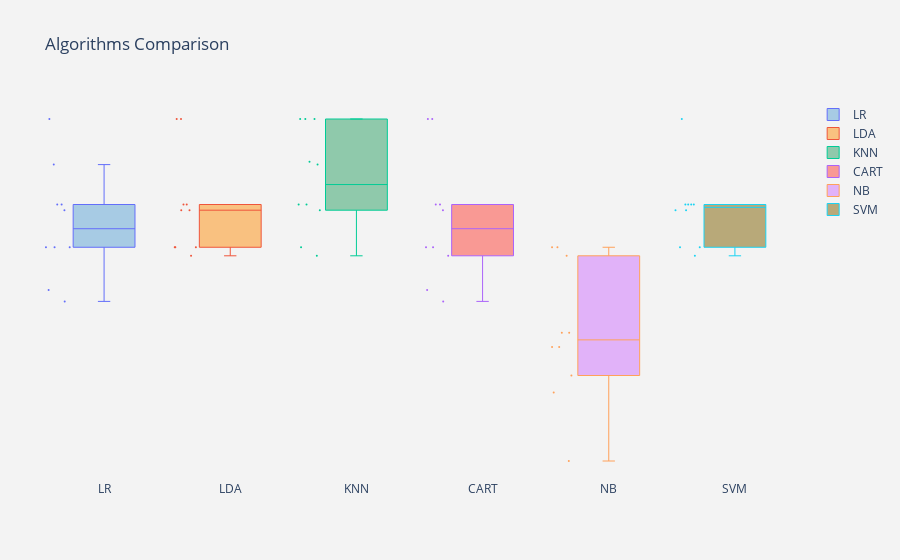

The code cell stored with this chart in its notebook:
### Code cell
import plotly.graph_objects as go

x_data = names

N = 50

y_data = results

colors = ['rgba(93, 164, 214, 0.5)', 'rgba(255, 144, 14, 0.5)', 'rgba(44, 160, 101, 0.5)',
          'rgba(255, 65, 54, 0.5)', 'rgba(207, 114, 255, 0.5)', 'rgba(127, 96, 0, 0.5)']

fig = go.Figure()

for xd, yd, cls in zip(x_data, y_data, colors):
        fig.add_trace(go.Box(
            y=yd,
            name=xd,
            boxpoints='all',
            jitter=0.5,
            whiskerwidth=0.2,
            fillcolor=cls,
            marker_size=2,
            line_width=1)
        )

fig.update_layout(
    title='Algorithms Comparison',
    yaxis=dict(
        autorange=True,
        showgrid=True,
        zeroline=True,
        dtick=5,
        gridcolor='rgb(255, 255, 255)',
        gridwidth=1,
        zerolinecolor='rgb(255, 255, 255)',
        zerolinewidth=2,
    ),
    margin=dict(
        l=40,
        r=30,
        b=80,
        t=100,
    ),
    paper_bgcolor='rgb(243, 243, 243)',
    plot_bgcolor='rgb(243, 243, 243)',
    showlegend=True
)

fig.show()

### Figure 1 — Plotly figure (JSON) as saved in the notebook; plotly's stock layout.template omitted (floating-point values rounded to 4 significant figures)
{"data": [{"boxpoints": "all", "fillcolor": "rgba(93, 164, 214, 0.5)", "jitter": 0.5, "line": {"width": 1}, "marker": {"size": 2}, "name": "LR", "type": "box", "whiskerwidth": 0.2, "y": [0.875, 0.75, 0.8125, 0.8125, 0.875, 0.8125, 1, 0.9333, 0.8667, 0.7333]}, {"boxpoints": "all", "fillcolor": "rgba(255, 144, 14, 0.5)", "jitter": 0.5, "line": {"width": 1}, "marker": {"size": 2}, "name": "LDA", "type": "box", "whiskerwidth": 0.2, "y": [0.875, 0.875, 0.8125, 0.8125, 1, 0.8125, 1, 0.8667, 0.8667, 0.8]}, {"boxpoints": "all", "fillcolor": "rgba(44, 160, 101, 0.5)", "jitter": 0.5, "line": {"width": 1}, "marker": {"size": 2}, "name": "KNN", "type": "box", "whiskerwidth": 0.2, "y": [1, 0.875, 0.875, 0.9375, 0.8125, 1, 1, 0.8, 0.8667, 0.9333]}, {"boxpoints": "all", "fillcolor": "rgba(255, 65, 54, 0.5)", "jitter": 0.5, "line": {"width": 1}, "marker": {"size": 2}, "name": "CART", "type": "box", "whiskerwidth": 0.2, "y": [0.75, 0.8125, 0.875, 0.875, 1, 0.8125, 1, 0.8, 0.8667, 0.7333]}, {"boxpoints": "all", "fillcolor": "rgba(207, 114, 255, 0.5)", "jitter": 0.5, "line": {"width": 1}, "marker": {"size": 2}, "name": "NB", "type": "box", "whiskerwidth": 0.2, "y": [0.8125, 0.6875, 0.5, 0.8125, 0.6875, 0.625, 0.6, 0.8, 0.6667, 0.6667]}, {"boxpoints": "all", "fillcolor": "rgba(127, 96, 0, 0.5)", "jitter": 0.5, "line": {"width": 1}, "marker": {"size": 2}, "name": "SVM", "type": "box", "whiskerwidth": 0.2, "y": [0.875, 0.8125, 0.8125, 0.875, 0.875, 0.875, 1, 0.8, 0.8667, 0.8667]}], "layout": {"margin": {"b": 80, "l": 40, "r": 30, "t": 100}, "paper_bgcolor": "rgb(243, 243, 243)", "plot_bgcolor": "rgb(243, 243, 243)", "showlegend": true, "title": {"text": "Algorithms Comparison"}, "yaxis": {"autorange": true, "dtick": 5, "gridcolor": "rgb(255, 255, 255)", "gridwidth": 1, "showgrid": true, "zeroline": true, "zerolinecolor": "rgb(255, 255, 255)", "zerolinewidth": 2}}}
